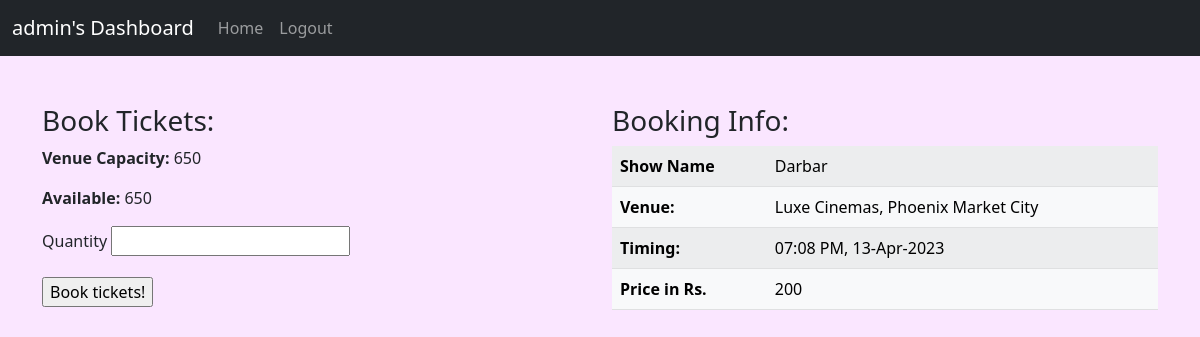
The app's page /book_show/?show_id=2&venue_id=1 (signed in) with its own data.
### app/models.py (models this page shows, shortened)
class User(UserMixin,db.Model):
    id = db.Column(db.Integer, primary_key = True)
    username = db.Column(db.String(32), unique = True, nullable = False)
    password_hash = db.Column(db.String(128) , nullable = False)
    bookings = db.relationship('Booking', backref = 'user', lazy = 'dynamic')

class Venue(db.Model):
    id = db.Column(db.Integer, primary_key = True)
    name = db.Column(db.String(32), index = True, nullable = False)
    location = db.Column(db.String(64), index = True, nullable = False)
    caption = db.Column(db.String(128))
    capacity = db.Column(db.Integer, nullable = False)
    pic = db.Column(db.LargeBinary)
    shows = db.relationship('Show', secondary = 'show_venue', backref = 'venues', lazy = 'dynamic')
    bookings = db.relationship('Booking', backref = 'venue', cascade = 'all, delete')
    __table_args__ = (UniqueConstraint('name', 'location', name='u_venue_name_loc'),)

class Show(db.Model):
    id = db.Column(db.Integer, primary_key = True)
    name = db.Column(db.String(32), index = True, nullable = False)
    caption = db.Column(db.String(128))
    timing = db.Column(db.DateTime, index = True, nullable = False)
    price = db.Column(db.Integer, index = True, nullable = False)
    pic = db.Column(db.LargeBinary)
    tags = db.relationship('Tag', backref = 'show', lazy = 'dynamic', cascade = 'all, delete')
    bookings = db.relationship('Booking', backref = 'show', lazy = 'dynamic', cascade = 'all, delete')
    __table_args__ = (UniqueConstraint('name', 'timing', name='u_venue_name_loc'),)

### app/routes.py (the view, shortened to what this page needs)
@app.route('/book_show/', methods=['GET','POST'])
@login_required
def book_show():
    show_id = request.args.get('show_id')
    venue_id = request.args.get('venue_id')
    if not show_id or not venue_id:
        abort(404)
    show_venue = Show_Venue.query.get_or_404((show_id,venue_id))
    show = Show.query.get(show_id)
    venue = Venue.query.get(venue_id)
    form = BookingForm()
    form.available = venue.capacity - show_venue.sold
    return render_template('book_show.html', title="Book Show", show=show, venue=venue, form = form)

### app/forms.py (shortened to what this page needs)
class BookingForm(FlaskForm):
    qty = IntegerField('Quantity', validators=[DataRequired()])
    available = None
    submit = SubmitField('Book tickets!')

### app/models.py (called while the page is built)
@login.user_loader
def load_user(id):
    return User.query.get(int(id))

### app/templates/book_show.html (shortened to what this page needs)
{% extends "base.html" %}
{% block content %}
<div class="container">
    <div class="row">
        <div class = "col">
            <h3>Book Tickets:</h3>
            <p><span>Venue Capacity: </span>{{venue.capacity}}</p>
            <p><span>Available: </span>{{form.available}}</p>
            <form action = "" method="POST" novalidate>
                <label for="qty" class="form-label mb-4">{{form.qty.label}}</label>
                    {{ form.qty(size=4) }}
                <p>
                    <label for="submit" class="form-label">{{form.submit()}}</label>
                </p>
            </form>
        </div>
        <div class="col">
            <h3>Booking Info: </h3>
            <table class = "table table-light table-striped">
                <tbody>
                    <tr>
                        <th scope = "row">Show Name</th>
                        <td>{{show.name}}</td>
                    </tr>
                    <tr>
                        <th scope = "row">Venue: </th>
                        <td>{{venue.name}}, {{venue.location}}</td>
                    </tr>
                    <tr>
                        <th scope = "row">Timing: </th>
                        <td>{{show.timing.strftime('%I:%M %p, %d-%b-%Y')}}</td>
                    </tr>
                    <tr>
                        <th scope = "row">Price in Rs. </th>
                        <td>{{show.price}}</td>
                    </tr>
                </tbody>
            </table>
        </div>
    </div>
</div>
{% endblock %}

### app/templates/base.html (shortened to what this page needs)
<!doctype html>
<html lang="en">
    <head>
        <link href="https://cdn.jsdelivr.net/npm/bootstrap@5.3.0-alpha1/dist/css/bootstrap.min.css" rel="stylesheet">
    </head>
  <body  style="background-color: #fae6ff;">
    <nav class="navbar navbar-expand-lg bg-dark mb-5" data-bs-theme="dark" >
      <div class="container-fluid ">
        <a class="navbar-brand" href="#">{% if current_user.is_authenticated %}{{ current_user.username }}'s Dashboard{% else %}{{title}}{% endif %}</a>
        <div class="collapse navbar-collapse ">
          <div class="navbar-nav">
            <a class="nav-link "  href="{{ url_for('index') }}">Home</a>
            {% if current_user.is_anonymous %}
              <a class="nav-link" href="{{ url_for('login') }}">Login</a>
            {% else %}
              <a class="nav-link" href="{{ url_for('logout') }}">Logout</a>
            {% endif %}
          </div>
        </div>
      </div>
    </nav>
        {% block content %}{% endblock %}
  </body>
</html>

### app/templates/book_show.html (style rules this page uses)
p > span { font-weight: bold; }

### records on screen
User: username "admin"
Venue: capacity "650", name "Luxe Cinemas", location "Phoenix Market City"
Show: name "Darbar", timing "07:08 PM, 13-Apr-2023", price "200"
